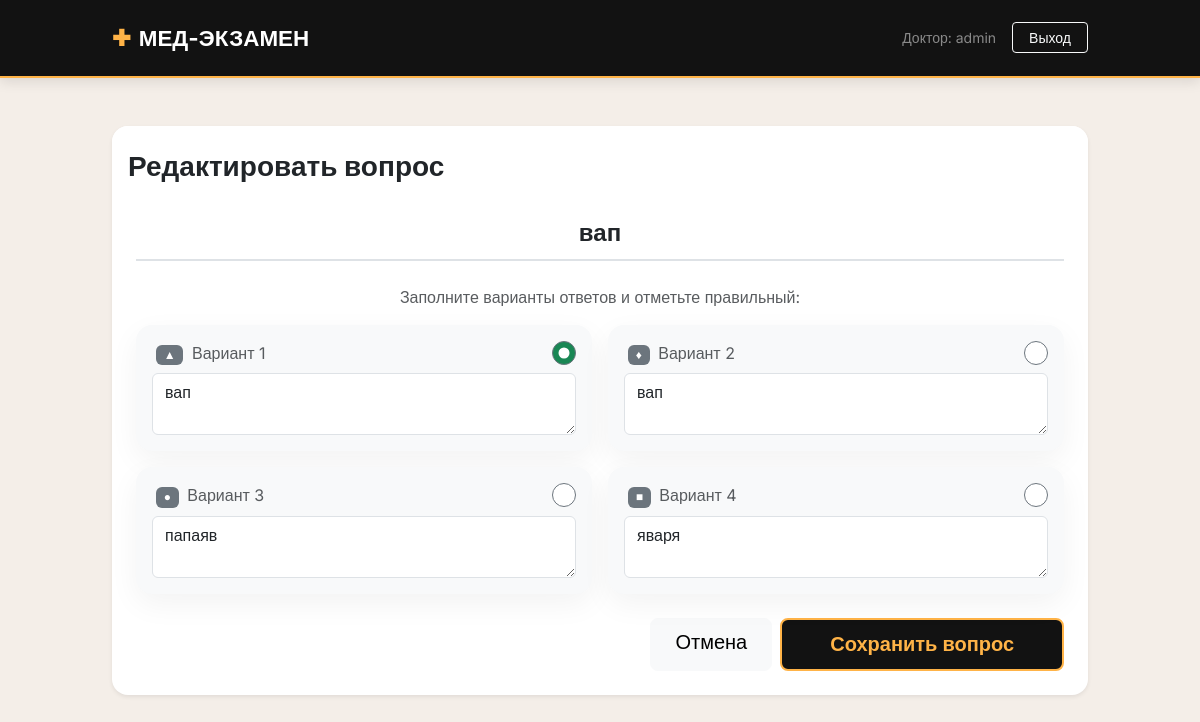
Page /admin/edit/1 (signed in) on the committed database.
### main.py (models this page shows)
class User(UserMixin, db.Model):
    id = db.Column(db.Integer, primary_key=True)
    username = db.Column(db.String(150), unique=True, nullable=False)
    password_hash = db.Column(db.String(150), nullable=False)

class Question(db.Model):
    id = db.Column(db.Integer, primary_key=True)
    text = db.Column(db.Text, nullable=False)
    correct_answer = db.Column(db.String(255), nullable=False)
    wrong_answer_1 = db.Column(db.String(255), nullable=False)
    wrong_answer_2 = db.Column(db.String(255), nullable=False)
    wrong_answer_3 = db.Column(db.String(255), nullable=False)
    fix_a = db.Column(db.Boolean, default=False)

### main.py (the view, shortened to what this page needs)
@app.route('/admin/edit/<int:id>', methods=['GET', 'POST'])
@login_required
def edit_question(id):
    q = Question.query.get_or_404(id)
    return render_template('question_form.html', action='Редактировать', q=q)

### main.py (called while the page is built)
@login_manager.user_loader
def load_user(user_id):
    return User.query.get(int(user_id))

### templates/question_form.html (shortened to what this page needs)
{% extends "base.html" %}
{% block content %}
<div class="card shadow-sm border-0">
    <div class="card-header bg-white pb-0 pt-4 border-0">
        <h3 class="mb-0 fw-bold">{{ action }} вопрос</h3>
    </div>
    <div class="card-body p-4">
        <form method="POST">
            <div class="mb-4 text-center">
                <input type="text" name="text" class="form-control form-control-lg text-center fs-4 fw-semibold" required placeholder="Введите ваш вопрос здесь..." value="{{ q.text if q else '' }}" style="border-width: 0 0 2px 0; border-radius: 0; box-shadow: none;">
            </div>
            <p class="text-muted text-center mb-3">Заполните варианты ответов и отметьте правильный:</p>
            {% set ans1 = q.correct_answer if q else '' %}
            {% set ans2 = q.wrong_answer_1 if q else '' %}
            {% set ans3 = q.wrong_answer_2 if q else '' %}
            {% set ans4 = q.wrong_answer_3 if q else '' %}
            <div class="row g-3 mb-4">
                <div class="col-md-6">
                    <div class="card bg-light border-0 h-100 position-relative">
                        <div class="card-body">
                            <div class="form-check position-absolute top-0 end-0 p-3">
                                <input class="form-check-input fs-4 m-0 border-secondary" type="radio" name="correct_option" id="correct1" value="1" required {% if not q or (q and q.correct_answer == ans1) %}checked{% endif %}>
                            </div>
                            <label class="form-label text-muted ms-1"><span class="badge bg-secondary me-1">▲</span> Вариант 1</label>
                            <textarea name="answer_1" class="form-control bg-white" rows="2" required>{{ ans1 }}</textarea>
                        </div>
                    </div>
                </div>
                <div class="col-md-6">
                    <div class="card bg-light border-0 h-100 position-relative">
                        <div class="card-body">
                            <div class="form-check position-absolute top-0 end-0 p-3">
                                <input class="form-check-input fs-4 m-0 border-secondary" type="radio" name="correct_option" id="correct2" value="2" required>
                            </div>
                            <label class="form-label text-muted ms-1"><span class="badge bg-secondary me-1">♦</span> Вариант 2</label>
                            <textarea name="answer_2" class="form-control bg-white" rows="2" required>{{ ans2 }}</textarea>
                        </div>
                    </div>
                </div>
                <div class="col-md-6">
                    <div class="card bg-light border-0 h-100 position-relative">
                        <div class="card-body">
                            <div class="form-check position-absolute top-0 end-0 p-3">
                                <input class="form-check-input fs-4 m-0 border-secondary" type="radio" name="correct_option" id="correct3" value="3" required>
                            </div>
                            <label class="form-label text-muted ms-1"><span class="badge bg-secondary me-1">●</span> Вариант 3</label>
                            <textarea name="answer_3" class="form-control bg-white" rows="2" required>{{ ans3 }}</textarea>
                        </div>
                    </div>
                </div>
                <div class="col-md-6">
                    <div class="card bg-light border-0 h-100 position-relative">
                        <div class="card-body">
                            <div class="form-check position-absolute top-0 end-0 p-3">
                                <input class="form-check-input fs-4 m-0 border-secondary" type="radio" name="correct_option" id="correct4" value="4" required>
                            </div>
                            <label class="form-label text-muted ms-1"><span class="badge bg-secondary me-1">■</span> Вариант 4</label>
                            <textarea name="answer_4" class="form-control bg-white" rows="2" required>{{ ans4 }}</textarea>
                        </div>
                    </div>
                </div>
            </div>
            <div class="d-flex gap-2 justify-content-end mt-4">
                <a href="{{ url_for('admin') }}" class="btn btn-light px-4 btn-lg">Отмена</a>
                <button type="submit" class="btn btn-primary px-5 btn-lg">Сохранить вопрос</button>
            </div>
        </form>
    </div>
</div>
{% endblock %}

### templates/base.html (shortened to what this page needs)
<!DOCTYPE html>
<html lang="ru">
<head>
    <link href="https://cdn.jsdelivr.net/npm/bootstrap@5.3.0/dist/css/bootstrap.min.css" rel="stylesheet">
</head>
<body>
    <nav class="navbar navbar-expand-lg navbar-dark mb-5">
        <div class="container">
            <a class="navbar-brand" href="{{ url_for('admin') }}">
                ✚ <span>МЕД-ЭКЗАМЕН</span>
            </a>
            <div class="ms-auto d-flex align-items-center">
                {% if current_user.is_authenticated %}
                    <span class="text-white-50 me-3 d-none d-md-inline small">Доктор: {{ current_user.username }}</span>
                    <a href="{{ url_for('logout') }}" class="btn btn-sm btn-outline-light px-3">Выход</a>
                {% endif %}
            </div>
        </div>
    </nav>
    <div class="container mb-5">
        {% block content %}{% endblock %}
    </div>
</body>
</html>

### templates/base.html (style rules this page uses)
:root { --med-bg: #f4eee8; --med-dark: #121212; --med-accent: #d4a373; --med-gold: #ffb347; --med-white: #ffffff; }
body { font-family: 'Inter', sans-serif; background-color: var(--med-bg); color: var(--med-dark); min-height: 100vh; }
.navbar { background-color: var(--med-dark) !important; border-bottom: 2px solid var(--med-gold); padding: 1rem 0; box-shadow: 0 4px 12px rgba(0,0,0,0.1); }
.navbar-brand { font-weight: 700; font-size: 1.4rem; color: var(--med-gold) !important; display: flex; align-items: center; }
.navbar-brand span { color: white; margin-left: 8px; }
.container { max-width: 1000px; }
.card { border: none; border-radius: 16px; box-shadow: 0 10px 30px rgba(0,0,0,0.05); background-color: var(--med-white); overflow: hidden; }
.btn-primary { background-color: var(--med-dark); border: 2px solid var(--med-gold); color: var(--med-gold); border-radius: 8px; padding: 0.6rem 1.5rem; font-weight: 600; transition: all 0.3s cubic-bezier(0.4, 0, 0.2, 1); }

### templates/question_form.html (style rules this page uses)
.form-check-input:checked { background-color: #198754; border-color: #198754; }

### rows in the picture
User: username "admin"
Question: text "вап", correct_answer "☑", answer_1 "вап", answer_2 "вап", answer_3 "папаяв", answer_4 "яваря"

### other values in the picture
{{ action }} "Редактировать"
